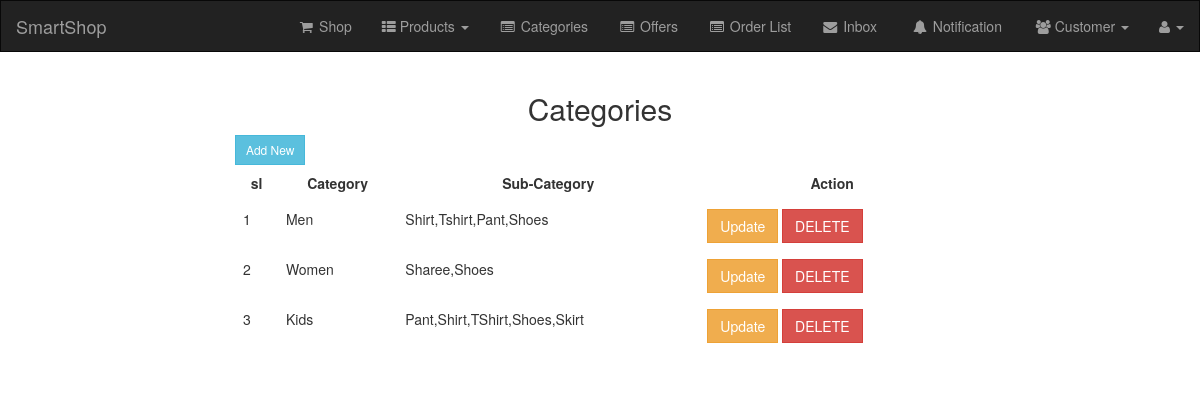
Screenshot of /admin/category.php with the database file from the repository.
### tables this page shows
CREATE TABLE `types` (
  `sl` int(11) NOT NULL,
  `category` varchar(50) NOT NULL,
  `subcategory` text NOT NULL
);

### admin/category.php (the view, shortened to what this page needs)
<?php
require 'header.php';
require '../db/dbcon.php';
?>
    <?php
$sql = "select * from types";
$result = mysqli_query($conn, $sql);
?>
<div class="container">
    <div class="col-sm-8 col-sm-offset-2">
        <h2 class="text-center">Categories</h2>
        <button class="btn btn-sm btn-info" id="new">Add New</button>
        <table class="table table-responsive">
            <tr class="text-center">
                <td><b>sl</b></td>
                <td><b>Category</b></td>
                <td><b>Sub-Category</b></td>
                <td><b>Action</b></td>
            </tr>
            <?php
            $c = 0;
            while ($row = mysqli_fetch_array($result)) {
                ?>
                <tr>
                    <td><?php echo ++$c; ?></td>
                    <td><?php echo $row['category'] ?></td>
                    <td><?php echo $row['subcategory'] ?></td>
                    <td>
                        <a class="btn btn-warning" href="category.php?sl=<?php echo $row['sl'] ?>&action=update">Update</a>
                        <a class="btn btn-danger" href="category.php?sl=<?php echo $row['sl'] ?>&action=delete">DELETE</a>
                    </td>
                </tr>
            <?php } ?>
        </table>
    </div>
</div>

### admin/admin.css (style rules this page uses)
.table tr th,.table tr td { border-top: unset !important; }

### admin/header.php (style rules this page uses)
.btn { border-radius: 0px; }

### admin/category.php (style rules this page uses)
.table tr th,.table tr td { border-top: unset !important; }

### rows the page displays
types: category "Men", subcategory "Shirt,Tshirt,Pant,Shoes"
types: category "Women", subcategory "Sharee,Shoes"
types: category "Kids", subcategory "Pant,Shirt,TShirt,Shoes,Skirt"
